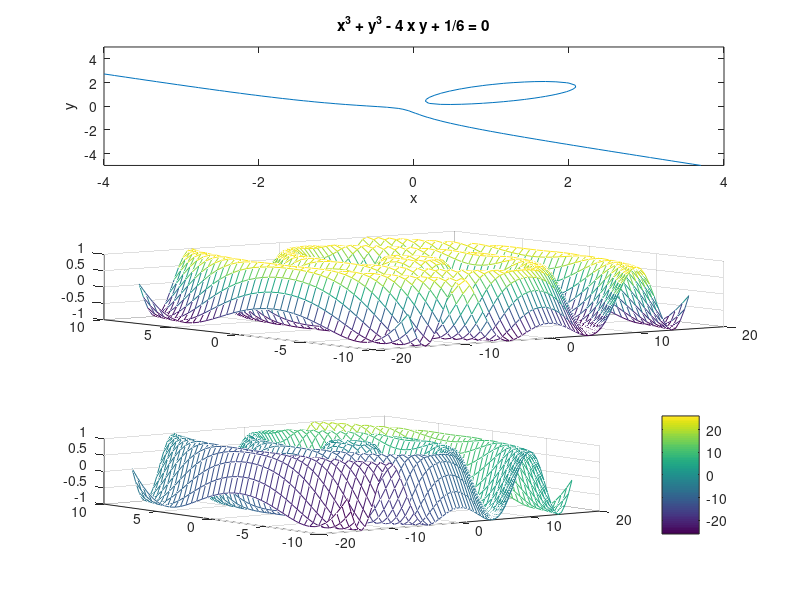

The MATLAB source for this figure:
clear; clc; close all;

x = -16:0.5:16;
y = -10:0.5:10;

% x^3 + y^3 - 4xy + 1/6  x in [-4, 4], y in [-5, 5] 
% use ezplot to plot the function
subplot(3, 1, 1);
ezplot('x^3 + y^3 - 4*x*y + 1/6', [-4, 4, -5, 5]);


% sin((x^2 + y^2)^(1/2))  
% x in [-16, 16], y in [-10, 10]
%  meshgrid  mesh

subplot(3, 1, 2);
[X, Y] = meshgrid(x, y);
Z = sin((X.^2 + Y.^2).^(1/2));
mesh(X, Y, Z);


% base on (2), set color matrix C = x + y, use mesh function to plot the function again
% and use colorbar to show the color and value
subplot(3, 1, 3);
C = X + Y;
mesh(X, Y, Z, C);
colorbar;
